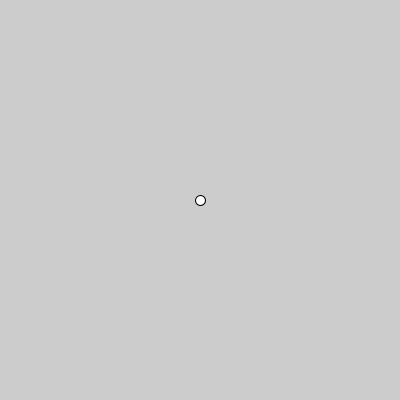
Frame 1 (no input)
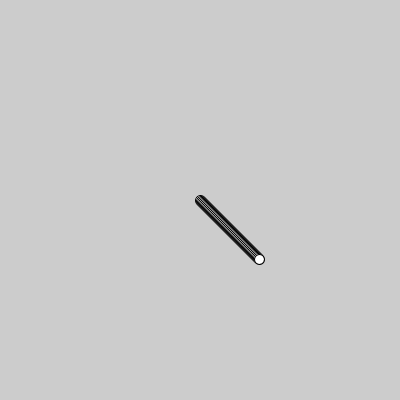
Frame 60 (the mouse pressed at the canvas centre just before this capture)
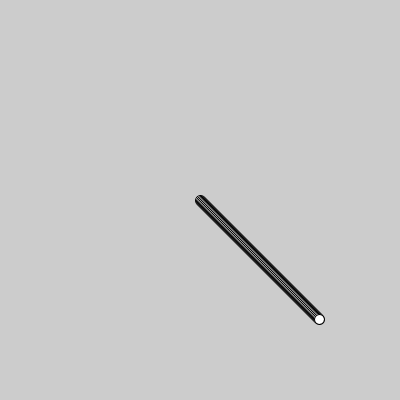
Frame 120 (the mouse held since frame 60 and released just before this capture)

The Processing sketch that drew these frames (run headless with seeded random() and noise(); from frame 60 on, the mouse is pressed at the canvas centre):

// Processing sketch: week08_x_y_vx_vy
// ── week08_x_y_vx_vy.pde
//碰撞偵測
void setup(){
   size(400,400); 
}
float x=200,y=200,vx=1,vy=1;
void draw(){
   ellipse(x,y,10,10); 
   x += vx;
   y += vy;
}
